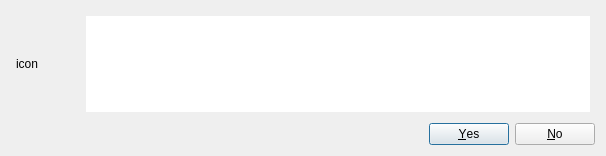
<?xml version="1.0" encoding="UTF-8"?>
<ui version="4.0">
 <class>WarningYesNo</class>
 <widget class="QDialog" name="WarningYesNo">
  <property name="geometry">
   <rect>
    <x>0</x>
    <y>0</y>
    <width>606</width>
    <height>156</height>
   </rect>
  </property>
  <property name="sizePolicy">
   <sizepolicy hsizetype="Expanding" vsizetype="Expanding">
    <horstretch>0</horstretch>
    <verstretch>0</verstretch>
   </sizepolicy>
  </property>
  <property name="maximumSize">
   <size>
    <width>16777215</width>
    <height>16777215</height>
   </size>
  </property>
  <property name="windowTitle">
   <string>Dialog</string>
  </property>
  <layout class="QVBoxLayout" name="verticalLayout">
   <item>
    <layout class="QHBoxLayout" name="horizontalLayout">
     <property name="leftMargin">
      <number>5</number>
     </property>
     <property name="topMargin">
      <number>5</number>
     </property>
     <property name="rightMargin">
      <number>5</number>
     </property>
     <property name="bottomMargin">
      <number>5</number>
     </property>
     <item>
      <widget class="QLabel" name="icon">
       <property name="minimumSize">
        <size>
         <width>64</width>
         <height>64</height>
        </size>
       </property>
       <property name="maximumSize">
        <size>
         <width>64</width>
         <height>64</height>
        </size>
       </property>
       <property name="text">
        <string>icon</string>
       </property>
      </widget>
     </item>
     <item>
      <widget class="QTextEdit" name="textEditWarning">
       <property name="minimumSize">
        <size>
         <width>300</width>
         <height>96</height>
        </size>
       </property>
       <property name="maximumSize">
        <size>
         <width>16777215</width>
         <height>16777215</height>
        </size>
       </property>
       <property name="focusPolicy">
        <enum>Qt::TabFocus</enum>
       </property>
       <property name="contextMenuPolicy">
        <enum>Qt::PreventContextMenu</enum>
       </property>
       <property name="accessibleName">
        <string>Warning Message</string>
       </property>
       <property name="frameShape">
        <enum>QFrame::NoFrame</enum>
       </property>
       <property name="frameShadow">
        <enum>QFrame::Plain</enum>
       </property>
       <property name="verticalScrollBarPolicy">
        <enum>Qt::ScrollBarAlwaysOff</enum>
       </property>
       <property name="horizontalScrollBarPolicy">
        <enum>Qt::ScrollBarAlwaysOff</enum>
       </property>
       <property name="tabChangesFocus">
        <bool>true</bool>
       </property>
       <property name="readOnly">
        <bool>true</bool>
       </property>
       <property name="textInteractionFlags">
        <set>Qt::TextSelectableByKeyboard|Qt::TextSelectableByMouse</set>
       </property>
      </widget>
     </item>
    </layout>
   </item>
   <item>
    <widget class="QDialogButtonBox" name="buttonBox">
     <property name="orientation">
      <enum>Qt::Horizontal</enum>
     </property>
     <property name="standardButtons">
      <set>QDialogButtonBox::No|QDialogButtonBox::Yes</set>
     </property>
    </widget>
   </item>
  </layout>
 </widget>
 <resources/>
 <connections>
  <connection>
   <sender>buttonBox</sender>
   <signal>accepted()</signal>
   <receiver>WarningYesNo</receiver>
   <slot>accept()</slot>
   <hints>
    <hint type="sourcelabel">
     <x>248</x>
     <y>254</y>
    </hint>
    <hint type="destinationlabel">
     <x>157</x>
     <y>274</y>
    </hint>
   </hints>
  </connection>
  <connection>
   <sender>buttonBox</sender>
   <signal>rejected()</signal>
   <receiver>WarningYesNo</receiver>
   <slot>reject()</slot>
   <hints>
    <hint type="sourcelabel">
     <x>316</x>
     <y>260</y>
    </hint>
    <hint type="destinationlabel">
     <x>286</x>
     <y>274</y>
    </hint>
   </hints>
  </connection>
 </connections>
</ui>
